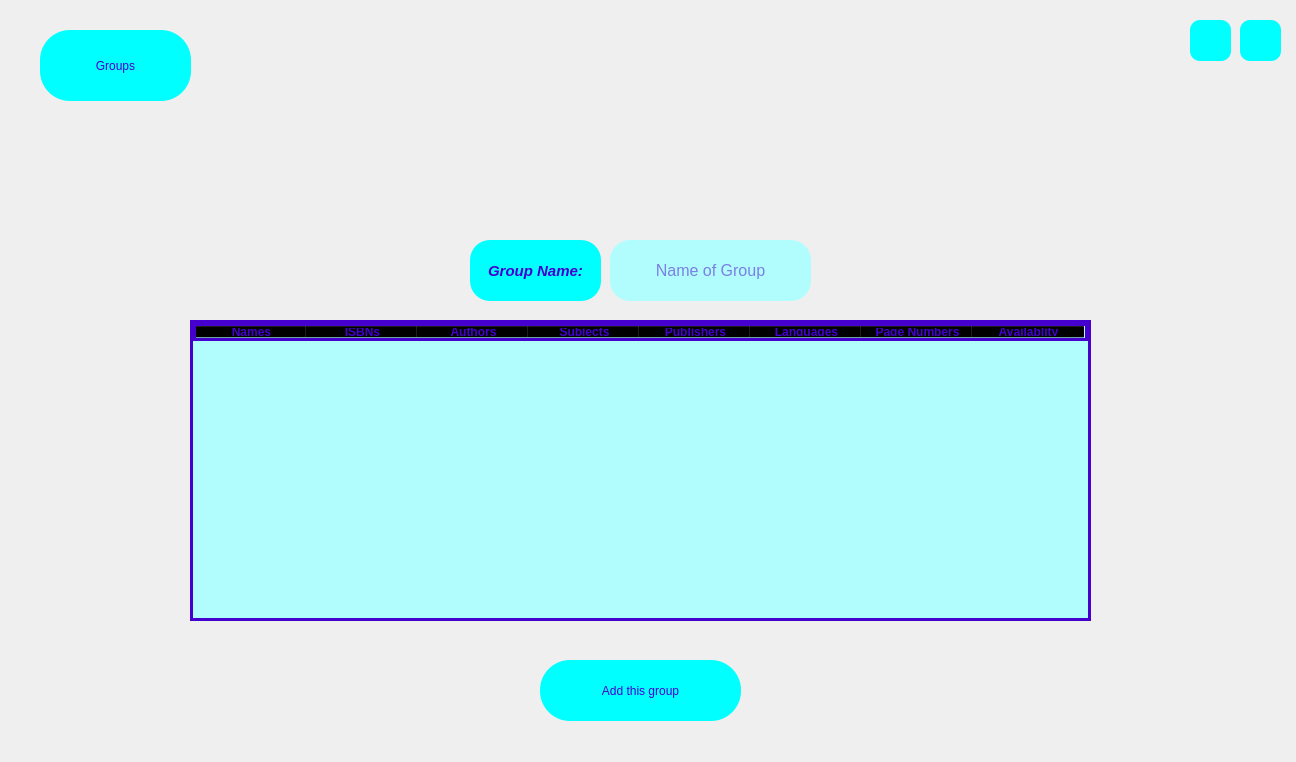
<?xml version="1.0" encoding="UTF-8"?>
<ui version="4.0">
 <class>AddGroup</class>
 <widget class="QMainWindow" name="AddGroup">
  <property name="geometry">
   <rect>
    <x>0</x>
    <y>0</y>
    <width>1296</width>
    <height>762</height>
   </rect>
  </property>
  <property name="minimumSize">
   <size>
    <width>1296</width>
    <height>762</height>
   </size>
  </property>
  <property name="maximumSize">
   <size>
    <width>1296</width>
    <height>762</height>
   </size>
  </property>
  <property name="windowTitle">
   <string>MainWindow</string>
  </property>
  <property name="styleSheet">
   <string notr="true">#centralwidget
{
	border-image: url(:/new/photos/addGroup.jpg);
}

QPushButton
{
	color: rgb(69, 0, 208);
	background-color: rgb(0, 255, 255);
	font: 24pt &quot;Tw Cen MT Condensed Extra Bold&quot;;
    border-radius: 10px;
}
QPushButton:hover
{	
	background-color: rgb(85, 85, 255);	
	color: rgb(0, 255, 255);
}
QLabel
{
	color: rgb(69, 0, 208);
	background-color: rgb(0, 255, 255);
	border-radius: 20px;
}</string>
  </property>
  <widget class="QWidget" name="centralwidget">
   <widget class="QPushButton" name="closeButton">
    <property name="geometry">
     <rect>
      <x>1240</x>
      <y>20</y>
      <width>41</width>
      <height>41</height>
     </rect>
    </property>
    <property name="cursor">
     <cursorShape>PointingHandCursor</cursorShape>
    </property>
    <property name="toolTip">
     <string>Close the app</string>
    </property>
    <property name="text">
     <string/>
    </property>
    <property name="icon">
     <iconset resource="icons.qrc">
      <normaloff>:/icons/icons/error.png</normaloff>:/icons/icons/error.png</iconset>
    </property>
    <property name="iconSize">
     <size>
      <width>30</width>
      <height>30</height>
     </size>
    </property>
   </widget>
   <widget class="QLabel" name="label">
    <property name="geometry">
     <rect>
      <x>470</x>
      <y>240</y>
      <width>131</width>
      <height>61</height>
     </rect>
    </property>
    <property name="font">
     <font>
      <pointsize>11</pointsize>
      <weight>75</weight>
      <italic>true</italic>
      <bold>true</bold>
     </font>
    </property>
    <property name="text">
     <string>Group Name:</string>
    </property>
    <property name="alignment">
     <set>Qt::AlignCenter</set>
    </property>
    <property name="margin">
     <number>10</number>
    </property>
   </widget>
   <widget class="QPushButton" name="dashButton">
    <property name="geometry">
     <rect>
      <x>40</x>
      <y>30</y>
      <width>151</width>
      <height>71</height>
     </rect>
    </property>
    <property name="cursor">
     <cursorShape>PointingHandCursor</cursorShape>
    </property>
    <property name="styleSheet">
     <string notr="true">border-radius: 30px;</string>
    </property>
    <property name="text">
     <string>Groups</string>
    </property>
   </widget>
   <widget class="QLineEdit" name="nameEdit">
    <property name="geometry">
     <rect>
      <x>610</x>
      <y>240</y>
      <width>201</width>
      <height>61</height>
     </rect>
    </property>
    <property name="font">
     <font>
      <pointsize>12</pointsize>
      <weight>50</weight>
      <bold>false</bold>
     </font>
    </property>
    <property name="styleSheet">
     <string notr="true">border-radius: 20px;
background-color: rgba(170, 255, 255, 0.9);
color: rgb(69, 0, 208);</string>
    </property>
    <property name="alignment">
     <set>Qt::AlignCenter</set>
    </property>
    <property name="placeholderText">
     <string>Name of Group</string>
    </property>
   </widget>
   <widget class="QPushButton" name="menuButton">
    <property name="geometry">
     <rect>
      <x>1190</x>
      <y>20</y>
      <width>41</width>
      <height>41</height>
     </rect>
    </property>
    <property name="cursor">
     <cursorShape>PointingHandCursor</cursorShape>
    </property>
    <property name="toolTip">
     <string>Back to main menu</string>
    </property>
    <property name="text">
     <string/>
    </property>
    <property name="icon">
     <iconset resource="icons.qrc">
      <normaloff>:/icons/icons/previous.png</normaloff>:/icons/icons/previous.png</iconset>
    </property>
    <property name="iconSize">
     <size>
      <width>30</width>
      <height>30</height>
     </size>
    </property>
   </widget>
   <widget class="QTableWidget" name="tableWidget">
    <property name="geometry">
     <rect>
      <x>190</x>
      <y>320</y>
      <width>901</width>
      <height>301</height>
     </rect>
    </property>
    <property name="cursor" stdset="0">
     <cursorShape>PointingHandCursor</cursorShape>
    </property>
    <property name="styleSheet">
     <string notr="true">color: rgb(69, 0, 208);
background-color: rgba(170, 255, 255, 0.9);
border:3px solid rgb(69, 0, 208);
</string>
    </property>
    <property name="frameShape">
     <enum>QFrame::StyledPanel</enum>
    </property>
    <property name="frameShadow">
     <enum>QFrame::Sunken</enum>
    </property>
    <property name="alternatingRowColors">
     <bool>true</bool>
    </property>
    <property name="selectionMode">
     <enum>QAbstractItemView::MultiSelection</enum>
    </property>
    <property name="selectionBehavior">
     <enum>QAbstractItemView::SelectRows</enum>
    </property>
    <property name="sortingEnabled">
     <bool>true</bool>
    </property>
    <attribute name="horizontalHeaderDefaultSectionSize">
     <number>111</number>
    </attribute>
    <column>
     <property name="text">
      <string>Names</string>
     </property>
     <property name="font">
      <font>
       <weight>75</weight>
       <bold>true</bold>
      </font>
     </property>
    </column>
    <column>
     <property name="text">
      <string>ISBNs</string>
     </property>
     <property name="font">
      <font>
       <weight>75</weight>
       <bold>true</bold>
      </font>
     </property>
    </column>
    <column>
     <property name="text">
      <string>Authors</string>
     </property>
     <property name="font">
      <font>
       <weight>75</weight>
       <bold>true</bold>
      </font>
     </property>
    </column>
    <column>
     <property name="text">
      <string>Subjects</string>
     </property>
     <property name="font">
      <font>
       <weight>75</weight>
       <bold>true</bold>
      </font>
     </property>
    </column>
    <column>
     <property name="text">
      <string>Publishers</string>
     </property>
     <property name="font">
      <font>
       <weight>75</weight>
       <bold>true</bold>
      </font>
     </property>
    </column>
    <column>
     <property name="text">
      <string>Languages</string>
     </property>
     <property name="font">
      <font>
       <weight>75</weight>
       <bold>true</bold>
      </font>
     </property>
    </column>
    <column>
     <property name="text">
      <string>Page Numbers</string>
     </property>
     <property name="font">
      <font>
       <weight>75</weight>
       <bold>true</bold>
      </font>
     </property>
    </column>
    <column>
     <property name="text">
      <string>Availablity</string>
     </property>
     <property name="font">
      <font>
       <weight>75</weight>
       <bold>true</bold>
      </font>
     </property>
    </column>
   </widget>
   <widget class="QPushButton" name="addButton">
    <property name="geometry">
     <rect>
      <x>540</x>
      <y>660</y>
      <width>201</width>
      <height>61</height>
     </rect>
    </property>
    <property name="styleSheet">
     <string notr="true">border-radius: 30px;</string>
    </property>
    <property name="text">
     <string>Add this group</string>
    </property>
   </widget>
  </widget>
 </widget>
 <resources>
  <include location="icons.qrc"/>
 </resources>
 <connections/>
</ui>
